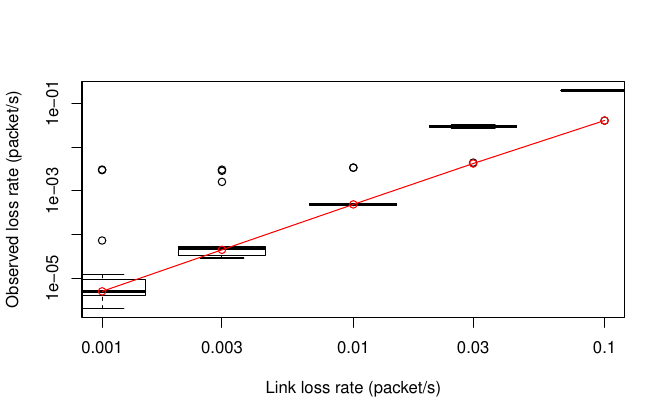

Write the R code that produced this figure.
#!/usr/bin/Rscript
Throughputs = c()
X = c()
Y = c()
for (i in 1:16)
{
  Data = read.csv(paste0('Loss_', i, '.csv'), header = FALSE)
  Throughputs = c(Throughputs, Data[1, 1])
  Data = Data[-1, ]
  X = c(X, Data[, 1])
  Y = c(Y, Data[, 2])
}

Predictions = c()
for (p in unique(X))
{
  # 0 or 1 packets are lost: Full recovery
  Recovery = pbinom(1, 6, p)

  # More than 1 packet is lost, none of them is a parity packet
  for (i in 2:5)
  {
    Recovery = Recovery + p^i * (1 - p)^(6 - i) * choose(5, i) * (1 - i / 5)
  }

  # More than 1 packet is lost, one of them is a parity packet
  for (i in 2:6)
  {
    Recovery = Recovery + p^i * (1 - p)^(6 - i) * choose(5, i - 1) * (1 - (i - 1) / 5)
  }

  Predictions = c(Predictions, 1 - Recovery)
}

pdf(file = "Loss_graph.pdf", width = 6 + 2 / 3, height = 4.2)
boxplot(Y ~ X, at = unique(X), log = "xy", xlim = range(X), ylim = range(Y))
par(new = TRUE)
plot(unique(X), Predictions, log = "xy", type = "o", xlim = range(X), ylim = range(Y),
     axes = FALSE, xlab = "Link loss rate (packet/s)", ylab = "Observed loss rate (packet/s)",
     col = "red")

